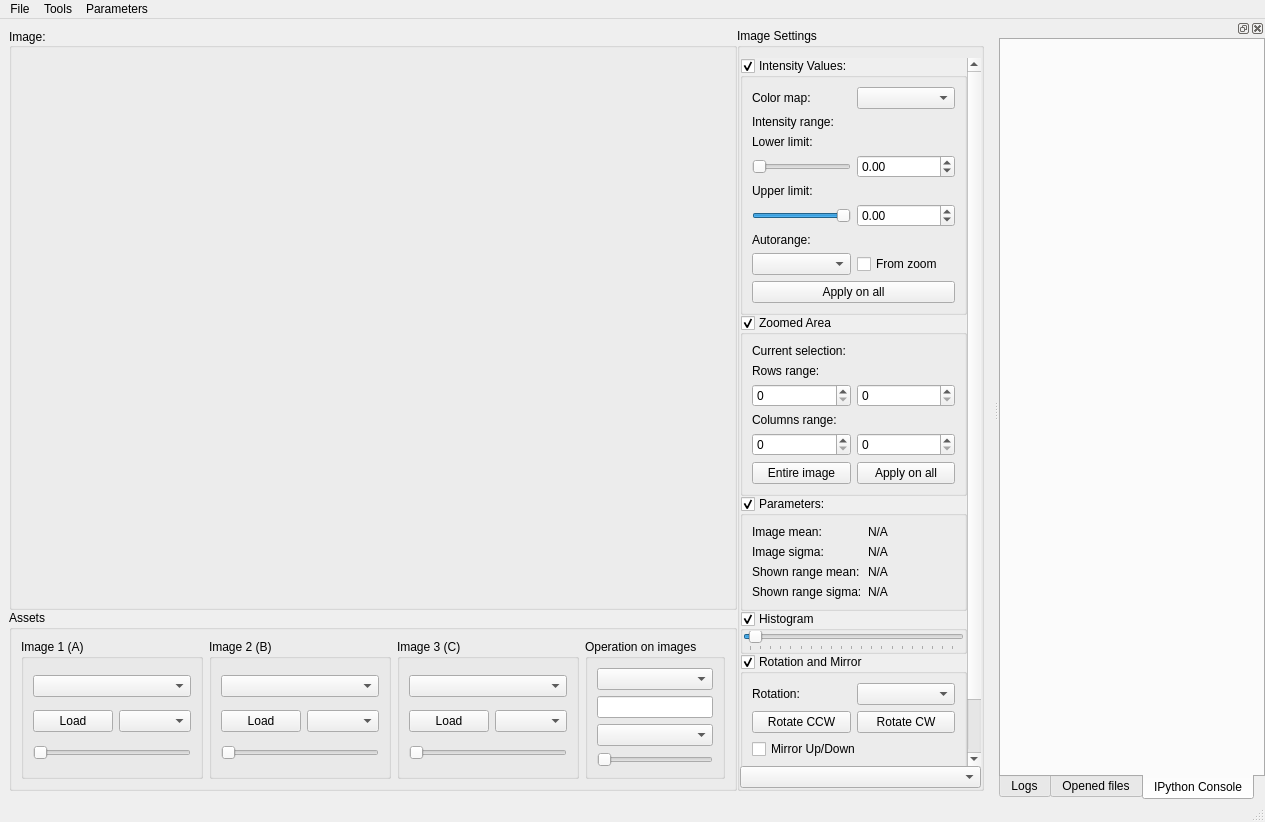
<?xml version="1.0" encoding="UTF-8"?>
<ui version="4.0">
 <class>MainWindow</class>
 <widget class="QMainWindow" name="MainWindow">
  <property name="geometry">
   <rect>
    <x>0</x>
    <y>0</y>
    <width>1265</width>
    <height>822</height>
   </rect>
  </property>
  <property name="sizePolicy">
   <sizepolicy hsizetype="Expanding" vsizetype="Expanding">
    <horstretch>0</horstretch>
    <verstretch>0</verstretch>
   </sizepolicy>
  </property>
  <property name="windowTitle">
   <string>Vopex 3.0 (c) Michal Vopalensky, Antonin Zajicek, ITAM CAS 2024</string>
  </property>
  <widget class="QWidget" name="mainWidget">
   <property name="sizePolicy">
    <sizepolicy hsizetype="Expanding" vsizetype="Expanding">
     <horstretch>0</horstretch>
     <verstretch>0</verstretch>
    </sizepolicy>
   </property>
   <layout class="QVBoxLayout" name="horizontalLayout">
    <item>
     <layout class="QHBoxLayout" name="horizontalLayout_2">
      <property name="spacing">
       <number>0</number>
      </property>
      <item>
       <layout class="QVBoxLayout" name="verticalLayout">
        <item>
         <widget class="QGroupBox" name="groupBox_11">
          <property name="sizePolicy">
           <sizepolicy hsizetype="Expanding" vsizetype="Expanding">
            <horstretch>0</horstretch>
            <verstretch>0</verstretch>
           </sizepolicy>
          </property>
          <property name="title">
           <string>Image:</string>
          </property>
          <property name="alignment">
           <set>Qt::AlignLeading|Qt::AlignLeft|Qt::AlignVCenter</set>
          </property>
          <layout class="QHBoxLayout" name="horizontalLayout_17">
           <property name="spacing">
            <number>0</number>
           </property>
           <property name="leftMargin">
            <number>0</number>
           </property>
           <property name="topMargin">
            <number>0</number>
           </property>
           <property name="rightMargin">
            <number>0</number>
           </property>
           <property name="bottomMargin">
            <number>0</number>
           </property>
           <item>
            <widget class="MPLBetterCanvas" name="canvas_main" native="true">
             <property name="sizePolicy">
              <sizepolicy hsizetype="Expanding" vsizetype="Expanding">
               <horstretch>0</horstretch>
               <verstretch>0</verstretch>
              </sizepolicy>
             </property>
            </widget>
           </item>
          </layout>
         </widget>
        </item>
        <item>
         <widget class="QGroupBox" name="groupBox">
          <property name="sizePolicy">
           <sizepolicy hsizetype="Expanding" vsizetype="Maximum">
            <horstretch>0</horstretch>
            <verstretch>0</verstretch>
           </sizepolicy>
          </property>
          <property name="title">
           <string>Assets</string>
          </property>
          <layout class="QHBoxLayout" name="horizontalLayout_3">
           <item>
            <widget class="QGroupBox" name="groupBox_3">
             <property name="title">
              <string>Image 1 (A)</string>
             </property>
             <layout class="QVBoxLayout" name="verticalLayout_2">
              <item>
               <widget class="DragNDropComboBox" name="cb_images_a"/>
              </item>
              <item>
               <layout class="QHBoxLayout" name="horizontalLayout_4">
                <item>
                 <widget class="QPushButton" name="pb_load_a">
                  <property name="text">
                   <string>Load</string>
                  </property>
                 </widget>
                </item>
                <item>
                 <widget class="ClickHoldComboBox" name="cb_save_a"/>
                </item>
               </layout>
              </item>
              <item>
               <widget class="QSlider" name="slider_a">
                <property name="orientation">
                 <enum>Qt::Horizontal</enum>
                </property>
               </widget>
              </item>
             </layout>
            </widget>
           </item>
           <item>
            <widget class="QGroupBox" name="groupBox_4">
             <property name="title">
              <string>Image 2 (B)</string>
             </property>
             <layout class="QVBoxLayout" name="verticalLayout_3">
              <item>
               <widget class="DragNDropComboBox" name="cb_images_b"/>
              </item>
              <item>
               <layout class="QHBoxLayout" name="horizontalLayout_5">
                <item>
                 <widget class="QPushButton" name="pb_load_b">
                  <property name="text">
                   <string>Load</string>
                  </property>
                 </widget>
                </item>
                <item>
                 <widget class="ClickHoldComboBox" name="cb_save_b"/>
                </item>
               </layout>
              </item>
              <item>
               <widget class="QSlider" name="slider_b">
                <property name="orientation">
                 <enum>Qt::Horizontal</enum>
                </property>
               </widget>
              </item>
             </layout>
            </widget>
           </item>
           <item>
            <widget class="QGroupBox" name="groupBox_5">
             <property name="title">
              <string>Image 3 (C)</string>
             </property>
             <layout class="QVBoxLayout" name="verticalLayout_4">
              <item>
               <widget class="DragNDropComboBox" name="cb_images_c"/>
              </item>
              <item>
               <layout class="QHBoxLayout" name="horizontalLayout_6">
                <item>
                 <widget class="QPushButton" name="pb_load_c">
                  <property name="text">
                   <string>Load</string>
                  </property>
                 </widget>
                </item>
                <item>
                 <widget class="ClickHoldComboBox" name="cb_save_c"/>
                </item>
               </layout>
              </item>
              <item>
               <widget class="QSlider" name="slider_c">
                <property name="orientation">
                 <enum>Qt::Horizontal</enum>
                </property>
               </widget>
              </item>
             </layout>
            </widget>
           </item>
           <item>
            <widget class="QGroupBox" name="groupBox_6">
             <property name="title">
              <string>Operation on images</string>
             </property>
             <layout class="QVBoxLayout" name="verticalLayout_5">
              <item>
               <widget class="DragNDropComboBox" name="cb_images_d"/>
              </item>
              <item>
               <widget class="QLineEdit" name="le_operation"/>
              </item>
              <item>
               <widget class="ClickHoldComboBox" name="cb_save_d"/>
              </item>
              <item>
               <widget class="QSlider" name="slider_d">
                <property name="orientation">
                 <enum>Qt::Horizontal</enum>
                </property>
               </widget>
              </item>
             </layout>
            </widget>
           </item>
          </layout>
         </widget>
        </item>
       </layout>
      </item>
      <item>
       <widget class="QGroupBox" name="gb_fig_settings">
        <property name="sizePolicy">
         <sizepolicy hsizetype="Expanding" vsizetype="Expanding">
          <horstretch>0</horstretch>
          <verstretch>0</verstretch>
         </sizepolicy>
        </property>
        <property name="minimumSize">
         <size>
          <width>0</width>
          <height>0</height>
         </size>
        </property>
        <property name="maximumSize">
         <size>
          <width>320</width>
          <height>16777215</height>
         </size>
        </property>
        <property name="title">
         <string>Image Settings</string>
        </property>
        <layout class="QVBoxLayout" name="verticalLayout_6">
         <property name="spacing">
          <number>0</number>
         </property>
         <property name="leftMargin">
          <number>0</number>
         </property>
         <property name="topMargin">
          <number>10</number>
         </property>
         <property name="rightMargin">
          <number>0</number>
         </property>
         <property name="bottomMargin">
          <number>0</number>
         </property>
         <item>
          <widget class="QScrollArea" name="scrollArea">
           <property name="sizePolicy">
            <sizepolicy hsizetype="Preferred" vsizetype="Expanding">
             <horstretch>0</horstretch>
             <verstretch>0</verstretch>
            </sizepolicy>
           </property>
           <property name="minimumSize">
            <size>
             <width>0</width>
             <height>0</height>
            </size>
           </property>
           <property name="maximumSize">
            <size>
             <width>16777215</width>
             <height>16777215</height>
            </size>
           </property>
           <property name="frameShape">
            <enum>QFrame::NoFrame</enum>
           </property>
           <property name="frameShadow">
            <enum>QFrame::Sunken</enum>
           </property>
           <property name="lineWidth">
            <number>0</number>
           </property>
           <property name="horizontalScrollBarPolicy">
            <enum>Qt::ScrollBarAsNeeded</enum>
           </property>
           <property name="sizeAdjustPolicy">
            <enum>QAbstractScrollArea::AdjustToContents</enum>
           </property>
           <property name="widgetResizable">
            <bool>true</bool>
           </property>
           <property name="alignment">
            <set>Qt::AlignCenter</set>
           </property>
           <widget class="QWidget" name="sa_content">
            <property name="geometry">
             <rect>
              <x>0</x>
              <y>0</y>
              <width>318</width>
              <height>731</height>
             </rect>
            </property>
            <property name="maximumSize">
             <size>
              <width>16777215</width>
              <height>16777215</height>
             </size>
            </property>
            <layout class="QVBoxLayout" name="verticalLayout_10">
             <property name="spacing">
              <number>0</number>
             </property>
             <property name="leftMargin">
              <number>0</number>
             </property>
             <property name="topMargin">
              <number>0</number>
             </property>
             <property name="rightMargin">
              <number>0</number>
             </property>
             <property name="bottomMargin">
              <number>0</number>
             </property>
             <item>
              <widget class="CollapsibleGroupBox" name="gb_intensity">
               <property name="sizePolicy">
                <sizepolicy hsizetype="Expanding" vsizetype="Preferred">
                 <horstretch>0</horstretch>
                 <verstretch>0</verstretch>
                </sizepolicy>
               </property>
               <property name="maximumSize">
                <size>
                 <width>16777215</width>
                 <height>16777215</height>
                </size>
               </property>
               <property name="title">
                <string>Intensity Values:</string>
               </property>
               <property name="flat">
                <bool>true</bool>
               </property>
               <property name="checkable">
                <bool>true</bool>
               </property>
               <layout class="QVBoxLayout" name="verticalLayout_7">
                <item>
                 <layout class="QHBoxLayout" name="horizontalLayout_8">
                  <item>
                   <widget class="QLabel" name="label">
                    <property name="text">
                     <string>Color map:</string>
                    </property>
                   </widget>
                  </item>
                  <item>
                   <widget class="QComboBox" name="cb_colormaps"/>
                  </item>
                 </layout>
                </item>
                <item>
                 <widget class="QLabel" name="label_3">
                  <property name="text">
                   <string>Intensity range:</string>
                  </property>
                 </widget>
                </item>
                <item>
                 <widget class="QLabel" name="label_2">
                  <property name="text">
                   <string>Lower limit:</string>
                  </property>
                 </widget>
                </item>
                <item>
                 <layout class="QHBoxLayout" name="horizontalLayout_9">
                  <item>
                   <widget class="QSlider" name="slider_lower">
                    <property name="sizePolicy">
                     <sizepolicy hsizetype="Preferred" vsizetype="Fixed">
                      <horstretch>0</horstretch>
                      <verstretch>0</verstretch>
                     </sizepolicy>
                    </property>
                    <property name="maximum">
                     <number>100</number>
                    </property>
                    <property name="orientation">
                     <enum>Qt::Horizontal</enum>
                    </property>
                   </widget>
                  </item>
                  <item>
                   <widget class="QDoubleSpinBox" name="dsb_lower">
                    <property name="sizePolicy">
                     <sizepolicy hsizetype="Preferred" vsizetype="Fixed">
                      <horstretch>0</horstretch>
                      <verstretch>0</verstretch>
                     </sizepolicy>
                    </property>
                    <property name="minimum">
                     <double>-1000000000000.000000000000000</double>
                    </property>
                    <property name="maximum">
                     <double>10000000000000.000000000000000</double>
                    </property>
                    <property name="singleStep">
                     <double>0.000001000000000</double>
                    </property>
                   </widget>
                  </item>
                 </layout>
                </item>
                <item>
                 <widget class="QLabel" name="label_4">
                  <property name="text">
                   <string>Upper limit:</string>
                  </property>
                 </widget>
                </item>
                <item>
                 <layout class="QHBoxLayout" name="horizontalLayout_10">
                  <item>
                   <widget class="QSlider" name="slider_upper">
                    <property name="sizePolicy">
                     <sizepolicy hsizetype="Preferred" vsizetype="Fixed">
                      <horstretch>0</horstretch>
                      <verstretch>0</verstretch>
                     </sizepolicy>
                    </property>
                    <property name="maximum">
                     <number>100</number>
                    </property>
                    <property name="value">
                     <number>100</number>
                    </property>
                    <property name="orientation">
                     <enum>Qt::Horizontal</enum>
                    </property>
                   </widget>
                  </item>
                  <item>
                   <widget class="QDoubleSpinBox" name="dsb_upper">
                    <property name="sizePolicy">
                     <sizepolicy hsizetype="Preferred" vsizetype="Fixed">
                      <horstretch>0</horstretch>
                      <verstretch>0</verstretch>
                     </sizepolicy>
                    </property>
                    <property name="minimum">
                     <double>-1000000000000.000000000000000</double>
                    </property>
                    <property name="maximum">
                     <double>10000000000000.000000000000000</double>
                    </property>
                    <property name="singleStep">
                     <double>0.000001000000000</double>
                    </property>
                   </widget>
                  </item>
                 </layout>
                </item>
                <item>
                 <widget class="QLabel" name="label_5">
                  <property name="text">
                   <string>Autorange:</string>
                  </property>
                 </widget>
                </item>
                <item>
                 <layout class="QHBoxLayout" name="horizontalLayout_11">
                  <item>
                   <widget class="QComboBox" name="cb_auto_range"/>
                  </item>
                  <item>
                   <widget class="QCheckBox" name="cb_from_zoom">
                    <property name="text">
                     <string>From zoom</string>
                    </property>
                   </widget>
                  </item>
                 </layout>
                </item>
                <item>
                 <widget class="QPushButton" name="pb_apply_all_range">
                  <property name="text">
                   <string>Apply on all</string>
                  </property>
                 </widget>
                </item>
               </layout>
              </widget>
             </item>
             <item>
              <widget class="CollapsibleGroupBox" name="gb_zoom">
               <property name="sizePolicy">
                <sizepolicy hsizetype="Preferred" vsizetype="Preferred">
                 <horstretch>0</horstretch>
                 <verstretch>0</verstretch>
                </sizepolicy>
               </property>
               <property name="maximumSize">
                <size>
                 <width>16777215</width>
                 <height>16777215</height>
                </size>
               </property>
               <property name="title">
                <string>Zoomed Area</string>
               </property>
               <property name="flat">
                <bool>true</bool>
               </property>
               <property name="checkable">
                <bool>true</bool>
               </property>
               <layout class="QVBoxLayout" name="verticalLayout_8">
                <property name="sizeConstraint">
                 <enum>QLayout::SetDefaultConstraint</enum>
                </property>
                <item>
                 <layout class="QHBoxLayout" name="horizontalLayout_12">
                  <item>
                   <widget class="QLabel" name="label_6">
                    <property name="text">
                     <string>Current selection:</string>
                    </property>
                   </widget>
                  </item>
                 </layout>
                </item>
                <item>
                 <widget class="QLabel" name="label_9">
                  <property name="text">
                   <string>Rows range:</string>
                  </property>
                 </widget>
                </item>
                <item>
                 <layout class="QHBoxLayout" name="horizontalLayout_14">
                  <item>
                   <widget class="QSpinBox" name="sb_rows_from">
                    <property name="maximum">
                     <number>1000000000</number>
                    </property>
                   </widget>
                  </item>
                  <item>
                   <widget class="QSpinBox" name="sb_rows_to">
                    <property name="maximum">
                     <number>1000000000</number>
                    </property>
                   </widget>
                  </item>
                 </layout>
                </item>
                <item>
                 <widget class="QLabel" name="label_10">
                  <property name="text">
                   <string>Columns range:</string>
                  </property>
                 </widget>
                </item>
                <item>
                 <layout class="QHBoxLayout" name="horizontalLayout_15">
                  <item>
                   <widget class="QSpinBox" name="sb_columns_from">
                    <property name="maximum">
                     <number>1000000000</number>
                    </property>
                   </widget>
                  </item>
                  <item>
                   <widget class="QSpinBox" name="sb_columns_to">
                    <property name="maximum">
                     <number>1000000000</number>
                    </property>
                   </widget>
                  </item>
                 </layout>
                </item>
                <item>
                 <layout class="QHBoxLayout" name="horizontalLayout_13">
                  <item>
                   <widget class="QPushButton" name="pb_unzoom">
                    <property name="text">
                     <string>Entire image</string>
                    </property>
                   </widget>
                  </item>
                  <item>
                   <widget class="QPushButton" name="pb_apply_all_zoom">
                    <property name="text">
                     <string>Apply on all</string>
                    </property>
                   </widget>
                  </item>
                 </layout>
                </item>
               </layout>
              </widget>
             </item>
             <item>
              <widget class="CollapsibleGroupBox" name="gb_parameters">
               <property name="sizePolicy">
                <sizepolicy hsizetype="Expanding" vsizetype="Preferred">
                 <horstretch>0</horstretch>
                 <verstretch>0</verstretch>
                </sizepolicy>
               </property>
               <property name="maximumSize">
                <size>
                 <width>16777215</width>
                 <height>16777215</height>
                </size>
               </property>
               <property name="title">
                <string>Parameters:</string>
               </property>
               <property name="flat">
                <bool>true</bool>
               </property>
               <property name="checkable">
                <bool>true</bool>
               </property>
               <layout class="QFormLayout" name="formLayout">
                <item row="0" column="0">
                 <widget class="QLabel" name="label_13">
                  <property name="text">
                   <string>Image mean:</string>
                  </property>
                 </widget>
                </item>
                <item row="0" column="1">
                 <widget class="QLabel" name="l_im_mean">
                  <property name="text">
                   <string>N/A</string>
                  </property>
                 </widget>
                </item>
                <item row="1" column="0">
                 <widget class="QLabel" name="label_18">
                  <property name="text">
                   <string>Image sigma:</string>
                  </property>
                 </widget>
                </item>
                <item row="1" column="1">
                 <widget class="QLabel" name="l_im_sigma">
                  <property name="text">
                   <string>N/A</string>
                  </property>
                 </widget>
                </item>
                <item row="2" column="0">
                 <widget class="QLabel" name="label_11">
                  <property name="text">
                   <string>Shown range mean:</string>
                  </property>
                 </widget>
                </item>
                <item row="2" column="1">
                 <widget class="QLabel" name="l_range_mean">
                  <property name="text">
                   <string>N/A</string>
                  </property>
                 </widget>
                </item>
                <item row="3" column="0">
                 <widget class="QLabel" name="label_15">
                  <property name="text">
                   <string>Shown range sigma:</string>
                  </property>
                 </widget>
                </item>
                <item row="3" column="1">
                 <widget class="QLabel" name="l_range_sigma">
                  <property name="text">
                   <string>N/A</string>
                  </property>
                 </widget>
                </item>
               </layout>
              </widget>
             </item>
             <item>
              <widget class="CollapsibleGroupBox" name="gb_histogram">
               <property name="sizePolicy">
                <sizepolicy hsizetype="Expanding" vsizetype="Preferred">
                 <horstretch>0</horstretch>
                 <verstretch>0</verstretch>
                </sizepolicy>
               </property>
               <property name="minimumSize">
                <size>
                 <width>0</width>
                 <height>0</height>
                </size>
               </property>
               <property name="maximumSize">
                <size>
                 <width>16777215</width>
                 <height>250</height>
                </size>
               </property>
               <property name="title">
                <string>Histogram</string>
               </property>
               <property name="flat">
                <bool>true</bool>
               </property>
               <property name="checkable">
                <bool>true</bool>
               </property>
               <layout class="QVBoxLayout" name="verticalLayout_9" stretch="0,0">
                <property name="spacing">
                 <number>0</number>
                </property>
                <property name="sizeConstraint">
                 <enum>QLayout::SetDefaultConstraint</enum>
                </property>
                <property name="leftMargin">
                 <number>0</number>
                </property>
                <property name="topMargin">
                 <number>0</number>
                </property>
                <property name="rightMargin">
                 <number>0</number>
                </property>
                <property name="bottomMargin">
                 <number>0</number>
                </property>
                <item>
                 <widget class="MPLHistogramCanvas" name="canvas_histogram" native="true">
                  <property name="sizePolicy">
                   <sizepolicy hsizetype="Preferred" vsizetype="Preferred">
                    <horstretch>0</horstretch>
                    <verstretch>0</verstretch>
                   </sizepolicy>
                  </property>
                  <property name="minimumSize">
                   <size>
                    <width>0</width>
                    <height>0</height>
                   </size>
                  </property>
                  <property name="maximumSize">
                   <size>
                    <width>16777215</width>
                    <height>250</height>
                   </size>
                  </property>
                 </widget>
                </item>
                <item>
                 <widget class="QSlider" name="slider_bins">
                  <property name="minimum">
                   <number>5</number>
                  </property>
                  <property name="maximum">
                   <number>1024</number>
                  </property>
                  <property name="value">
                   <number>30</number>
                  </property>
                  <property name="orientation">
                   <enum>Qt::Horizontal</enum>
                  </property>
                  <property name="tickPosition">
                   <enum>QSlider::TicksBelow</enum>
                  </property>
                  <property name="tickInterval">
                   <number>50</number>
                  </property>
                 </widget>
                </item>
               </layout>
              </widget>
             </item>
             <item>
              <widget class="CollapsibleGroupBox" name="gb_rot_mir">
               <property name="title">
                <string>Rotation and Mirror</string>
               </property>
               <property name="checkable">
                <bool>true</bool>
               </property>
               <layout class="QVBoxLayout" name="verticalLayout_11">
                <item>
                 <layout class="QHBoxLayout" name="horizontalLayout_16">
                  <item>
                   <widget class="QLabel" name="label_7">
                    <property name="text">
                     <string>Rotation:</string>
                    </property>
                   </widget>
                  </item>
                  <item>
                   <widget class="QComboBox" name="cb_rotation"/>
                  </item>
                 </layout>
                </item>
                <item>
                 <layout class="QHBoxLayout" name="horizontalLayout_18">
                  <item>
                   <widget class="QPushButton" name="pb_rotate_ccw">
                    <property name="text">
                     <string>Rotate CCW</string>
                    </property>
                   </widget>
                  </item>
                  <item>
                   <widget class="QPushButton" name="pb_rotate_cw">
                    <property name="text">
                     <string>Rotate CW</string>
                    </property>
                   </widget>
                  </item>
                 </layout>
                </item>
                <item>
                 <widget class="QCheckBox" name="cb_mirror_ud">
                  <property name="text">
                   <string>Mirror Up/Down</string>
                  </property>
                 </widget>
                </item>
                <item>
                 <widget class="QCheckBox" name="cb_mirror_lr">
                  <property name="text">
                   <string>Mirror Left/Right</string>
                  </property>
                 </widget>
                </item>
                <item>
                 <widget class="QPushButton" name="pb_apply_all_rot">
                  <property name="text">
                   <string>Apply on all</string>
                  </property>
                 </widget>
                </item>
               </layout>
              </widget>
             </item>
             <item>
              <spacer name="verticalSpacer">
               <property name="orientation">
                <enum>Qt::Vertical</enum>
               </property>
               <property name="sizeHint" stdset="0">
                <size>
                 <width>20</width>
                 <height>40</height>
                </size>
               </property>
              </spacer>
             </item>
            </layout>
           </widget>
          </widget>
         </item>
         <item>
          <widget class="ClickHoldComboBox" name="cb_save_current"/>
         </item>
        </layout>
       </widget>
      </item>
     </layout>
    </item>
   </layout>
  </widget>
  <widget class="CustomStatusBar" name="statusbar"/>
  <widget class="QDockWidget" name="dockWidget">
   <attribute name="dockWidgetArea">
    <number>2</number>
   </attribute>
   <widget class="QWidget" name="horizontalLayoutWidget_2">
    <layout class="QHBoxLayout" name="horizontalLayout_7">
     <property name="spacing">
      <number>0</number>
     </property>
     <property name="leftMargin">
      <number>0</number>
     </property>
     <property name="topMargin">
      <number>0</number>
     </property>
     <property name="rightMargin">
      <number>0</number>
     </property>
     <property name="bottomMargin">
      <number>0</number>
     </property>
     <item>
      <widget class="QTabWidget" name="tabWidget">
       <property name="tabPosition">
        <enum>QTabWidget::South</enum>
       </property>
       <property name="currentIndex">
        <number>2</number>
       </property>
       <property name="elideMode">
        <enum>Qt::ElideNone</enum>
       </property>
       <property name="documentMode">
        <bool>false</bool>
       </property>
       <property name="tabBarAutoHide">
        <bool>false</bool>
       </property>
       <widget class="QTextBrowser" name="log_widget">
        <property name="frameShape">
         <enum>QFrame::Box</enum>
        </property>
        <attribute name="title">
         <string>Logs</string>
        </attribute>
       </widget>
       <widget class="QWidget" name="tv_open_files">
        <attribute name="title">
         <string>Opened files</string>
        </attribute>
        <layout class="QVBoxLayout" name="verticalLayout_13">
         <property name="spacing">
          <number>0</number>
         </property>
         <property name="leftMargin">
          <number>0</number>
         </property>
         <property name="topMargin">
          <number>0</number>
         </property>
         <property name="rightMargin">
          <number>0</number>
         </property>
         <property name="bottomMargin">
          <number>0</number>
         </property>
         <item>
          <widget class="CollapsibleGroupBox" name="gb_a">
           <property name="title">
            <string>A</string>
           </property>
           <property name="flat">
            <bool>true</bool>
           </property>
           <property name="checkable">
            <bool>true</bool>
           </property>
           <layout class="QHBoxLayout" name="horizontalLayout_19">
            <property name="spacing">
             <number>0</number>
            </property>
            <property name="leftMargin">
             <number>0</number>
            </property>
            <property name="topMargin">
             <number>5</number>
            </property>
            <property name="rightMargin">
             <number>0</number>
            </property>
            <property name="bottomMargin">
             <number>0</number>
            </property>
            <item>
             <widget class="DragNDropListView" name="lw_a">
              <property name="editTriggers">
               <set>QAbstractItemView::NoEditTriggers</set>
              </property>
              <property name="selectionMode">
               <enum>QAbstractItemView::ExtendedSelection</enum>
              </property>
             </widget>
            </item>
           </layout>
          </widget>
         </item>
         <item>
          <widget class="CollapsibleGroupBox" name="gb_b">
           <property name="title">
            <string>B</string>
           </property>
           <property name="flat">
            <bool>true</bool>
           </property>
           <property name="checkable">
            <bool>true</bool>
           </property>
           <layout class="QHBoxLayout" name="horizontalLayout_20">
            <property name="spacing">
             <number>0</number>
            </property>
            <property name="leftMargin">
             <number>0</number>
            </property>
            <property name="topMargin">
             <number>5</number>
            </property>
            <property name="rightMargin">
             <number>0</number>
            </property>
            <property name="bottomMargin">
             <number>0</number>
            </property>
            <item>
             <widget class="DragNDropListView" name="lw_b">
              <property name="editTriggers">
               <set>QAbstractItemView::NoEditTriggers</set>
              </property>
              <property name="selectionMode">
               <enum>QAbstractItemView::ExtendedSelection</enum>
              </property>
             </widget>
            </item>
           </layout>
          </widget>
         </item>
         <item>
          <widget class="CollapsibleGroupBox" name="gb_c">
           <property name="title">
            <string>C</string>
           </property>
           <property name="flat">
            <bool>true</bool>
           </property>
           <property name="checkable">
            <bool>true</bool>
           </property>
           <layout class="QHBoxLayout" name="horizontalLayout_21">
            <property name="spacing">
             <number>0</number>
            </property>
            <property name="leftMargin">
             <number>0</number>
            </property>
            <property name="topMargin">
             <number>5</number>
            </property>
            <property name="rightMargin">
             <number>0</number>
            </property>
            <property name="bottomMargin">
             <number>0</number>
            </property>
            <item>
             <widget class="DragNDropListView" name="lw_c">
              <property name="editTriggers">
               <set>QAbstractItemView::NoEditTriggers</set>
              </property>
              <property name="selectionMode">
               <enum>QAbstractItemView::ExtendedSelection</enum>
              </property>
             </widget>
            </item>
           </layout>
          </widget>
         </item>
         <item>
          <widget class="CollapsibleGroupBox" name="gb_d">
           <property name="title">
            <string>Operation</string>
           </property>
           <property name="flat">
            <bool>true</bool>
           </property>
           <property name="checkable">
            <bool>true</bool>
           </property>
           <layout class="QHBoxLayout" name="horizontalLayout_22">
            <property name="spacing">
             <number>0</number>
            </property>
            <property name="leftMargin">
             <number>0</number>
            </property>
            <property name="topMargin">
             <number>5</number>
            </property>
            <property name="rightMargin">
             <number>0</number>
            </property>
            <property name="bottomMargin">
             <number>0</number>
            </property>
            <item>
             <widget class="DragNDropListView" name="lw_d">
              <property name="editTriggers">
               <set>QAbstractItemView::NoEditTriggers</set>
              </property>
              <property name="selectionMode">
               <enum>QAbstractItemView::ExtendedSelection</enum>
              </property>
             </widget>
            </item>
           </layout>
          </widget>
         </item>
         <item>
          <spacer name="verticalSpacer_2">
           <property name="orientation">
            <enum>Qt::Vertical</enum>
           </property>
           <property name="sizeHint" stdset="0">
            <size>
             <width>20</width>
             <height>40</height>
            </size>
           </property>
          </spacer>
         </item>
        </layout>
       </widget>
       <widget class="ConsoleWidget" name="console_widget">
        <attribute name="title">
         <string>IPython Console</string>
        </attribute>
       </widget>
      </widget>
     </item>
    </layout>
   </widget>
  </widget>
  <widget class="QMenuBar" name="menubar">
   <property name="geometry">
    <rect>
     <x>0</x>
     <y>0</y>
     <width>1265</width>
     <height>18</height>
    </rect>
   </property>
   <widget class="QMenu" name="menuFile">
    <property name="title">
     <string>File</string>
    </property>
    <addaction name="a_Load_Images"/>
    <addaction name="a_Save_Image"/>
    <addaction name="a_Settings"/>
   </widget>
   <widget class="QMenu" name="menuTools">
    <property name="title">
     <string>Tools</string>
    </property>
    <addaction name="a_Batch_Processing"/>
   </widget>
   <widget class="QMenu" name="menuSet_input_parameters">
    <property name="title">
     <string>Parameters</string>
    </property>
    <addaction name="aSetInputParams"/>
    <addaction name="aSwitchTheme"/>
   </widget>
   <addaction name="menuFile"/>
   <addaction name="menuTools"/>
   <addaction name="menuSet_input_parameters"/>
  </widget>
  <action name="a_Load_Images">
   <property name="text">
    <string>Load Images</string>
   </property>
  </action>
  <action name="a_Save_Image">
   <property name="text">
    <string>Save Image</string>
   </property>
  </action>
  <action name="a_Batch_Processing">
   <property name="text">
    <string>Batch processing</string>
   </property>
  </action>
  <action name="a_Settings">
   <property name="text">
    <string>Settings</string>
   </property>
  </action>
  <action name="aSetInputParams">
   <property name="text">
    <string>Set input Parameters</string>
   </property>
  </action>
  <action name="aSwitchTheme">
   <property name="text">
    <string>Switch Theme</string>
   </property>
  </action>
 </widget>
 <customwidgets>
  <customwidget>
   <class>MPLBetterCanvas</class>
   <extends>QWidget</extends>
   <header location="global">./ui_elements_classes/MPLBetterCanvas</header>
   <container>1</container>
  </customwidget>
  <customwidget>
   <class>MPLHistogramCanvas</class>
   <extends>QWidget</extends>
   <header location="global">./ui_elements_classes/MPLHistogramCanvas</header>
   <container>1</container>
  </customwidget>
  <customwidget>
   <class>ConsoleWidget</class>
   <extends>QWidget</extends>
   <header location="global">./ui_elements_classes/ConsoleWidget</header>
   <container>1</container>
  </customwidget>
  <customwidget>
   <class>DragNDropComboBox</class>
   <extends>QComboBox</extends>
   <header location="global">./ui_elements_classes/DragNDropComboBox</header>
  </customwidget>
  <customwidget>
   <class>ClickHoldComboBox</class>
   <extends>QComboBox</extends>
   <header location="global">./ui_elements_classes/ClickHoldComboBox</header>
  </customwidget>
  <customwidget>
   <class>CustomStatusBar</class>
   <extends>QStatusBar</extends>
   <header location="global">./ui_elements_classes/CustomStatusBar</header>
  </customwidget>
  <customwidget>
   <class>CollapsibleGroupBox</class>
   <extends>QGroupBox</extends>
   <header location="global">./ui_elements_classes/CollapsibleGroupBox</header>
   <container>1</container>
  </customwidget>
  <customwidget>
   <class>DragNDropListView</class>
   <extends>QListView</extends>
   <header location="global">./ui_elements_classes/DragNDropListView</header>
  </customwidget>
 </customwidgets>
 <resources/>
 <connections/>
</ui>
